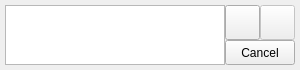
<?xml version="1.0" encoding="UTF-8"?>
<ui version="4.0">
 <class>CodeBarWindow</class>
 <widget class="QWidget" name="CodeBarWindow">
  <property name="geometry">
   <rect>
    <x>0</x>
    <y>0</y>
    <width>300</width>
    <height>70</height>
   </rect>
  </property>
  <property name="sizePolicy">
   <sizepolicy hsizetype="Fixed" vsizetype="Fixed">
    <horstretch>0</horstretch>
    <verstretch>0</verstretch>
   </sizepolicy>
  </property>
  <property name="minimumSize">
   <size>
    <width>300</width>
    <height>70</height>
   </size>
  </property>
  <property name="maximumSize">
   <size>
    <width>300</width>
    <height>70</height>
   </size>
  </property>
  <property name="windowTitle">
   <string>Form</string>
  </property>
  <widget class="QTextEdit" name="text_box">
   <property name="geometry">
    <rect>
     <x>5</x>
     <y>5</y>
     <width>220</width>
     <height>60</height>
    </rect>
   </property>
   <property name="readOnly">
    <bool>true</bool>
   </property>
  </widget>
  <widget class="QPushButton" name="close_button">
   <property name="geometry">
    <rect>
     <x>225</x>
     <y>40</y>
     <width>70</width>
     <height>25</height>
    </rect>
   </property>
   <property name="font">
    <font>
     <pointsize>9</pointsize>
     <stylestrategy>PreferDefault</stylestrategy>
     <hintingpreference>PreferNoHinting</hintingpreference>
    </font>
   </property>
   <property name="text">
    <string>Cancel</string>
   </property>
   <property name="icon">
    <iconset resource="res.qrc">
     <normaloff>:/icons/close.png</normaloff>:/icons/close.png</iconset>
   </property>
  </widget>
  <widget class="QPushButton" name="copy_button">
   <property name="geometry">
    <rect>
     <x>225</x>
     <y>5</y>
     <width>35</width>
     <height>35</height>
    </rect>
   </property>
   <property name="text">
    <string/>
   </property>
   <property name="icon">
    <iconset resource="res.qrc">
     <normaloff>:/icons/copy.png</normaloff>:/icons/copy.png</iconset>
   </property>
   <property name="flat">
    <bool>false</bool>
   </property>
  </widget>
  <widget class="QPushButton" name="open_button">
   <property name="enabled">
    <bool>false</bool>
   </property>
   <property name="geometry">
    <rect>
     <x>260</x>
     <y>5</y>
     <width>35</width>
     <height>35</height>
    </rect>
   </property>
   <property name="text">
    <string/>
   </property>
   <property name="icon">
    <iconset resource="res.qrc">
     <normaloff>:/icons/open.png</normaloff>:/icons/open.png</iconset>
   </property>
   <property name="iconSize">
    <size>
     <width>16</width>
     <height>16</height>
    </size>
   </property>
  </widget>
 </widget>
 <resources>
  <include location="res.qrc"/>
 </resources>
 <connections/>
</ui>
